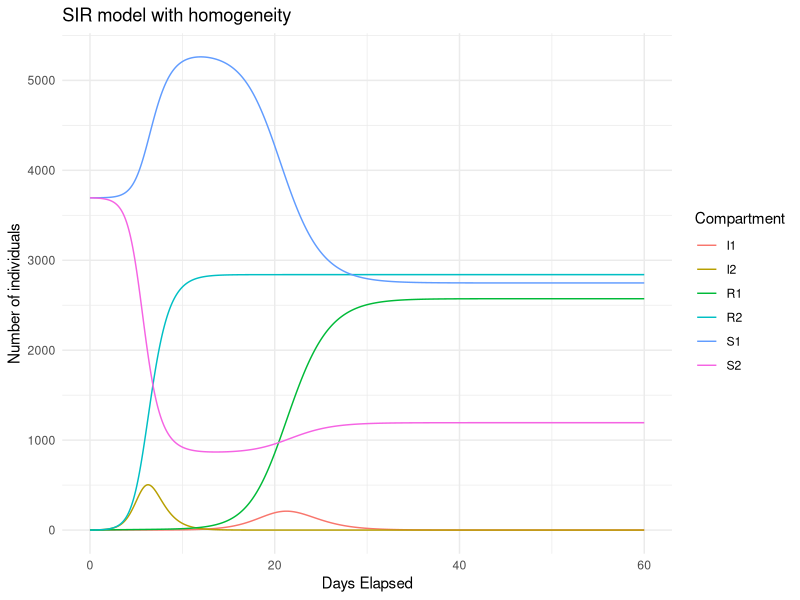

Source code (R): (Note: this script raises an error after producing the figure.)
library(ggplot2)
library(deSolve)
library(tidyverse)

# SIR model with population structure

sir_model <- function(times, state, parameters) {
    
    with(as.list(c(state, parameters)), {
        
        N = S1 + S2 + I1 + I2 + R1 + R2
        dS1 <- -beta11 * S1 * I1 + beta12 * S1 * I2
        dS2 <- -beta22 * S2 * I2 + beta12 * S2 * I1
        dI1 <-  beta11 * S1 * I1 - gamma * I1
        dI2 <-  beta22 * S2 * I2 - gamma * I2
        dR1 <-                     gamma * I1
        dR2 <-                     gamma * I2
        
        return(list(c(dS1, dS2, dI1, dI2, dR1, dR2)))
    })
}

# set initial conditions, parameters,
# sequence of time points for solving the model

init = c(S1 = 3695, S2 = 3694, I1 = 1, I2 = 1, R1 = 0, R2 = 0) 
# split population into half for initial susceptibles?

parameters = c(beta11 = 7/19450, beta12 = 7/38900, beta22 = (3.8*0.2*7)/7391, gamma = 7/5)
times = seq(0, 60, length.out=1000)

out = ode(y = init, times = times, func = sir_model, parms = parameters)
out = as.data.frame(out)

# plot both SIR models on the same graph
out_long = pivot_longer(out, cols=c(2,3,4,5,6,7))
ggplot(out_long, aes(x=time, y=value, group=name, colour=name)) +
    geom_line() +
    theme_minimal() +
    xlab("Days Elapsed") +
    ylab("Number of individuals") +
    guides(colour=guide_legend(title="Compartment")) +
    ggtitle("SIR model with homogeneity")

# We are interested in the TOTAL number of infecteds
# For each time, we should add the values for I1 and I2 in out
out$total_I = out$I1 + out$I2

out_long = pivot_longer(out, cols=c(4,5))
ggplot(out_long, aes(x=time, y=total_I, group=name, colour='Simulated')) +
    geom_line() +
    geom_line(data=data, aes(x=nr, y=value, color='Real Data')) +
    geom_point()
    theme_minimal() +
    xlab("Days Elapsed") +
    ylab("Number of individuals") +
    ggtitle("SIR Model With Population Structure: Cases")
